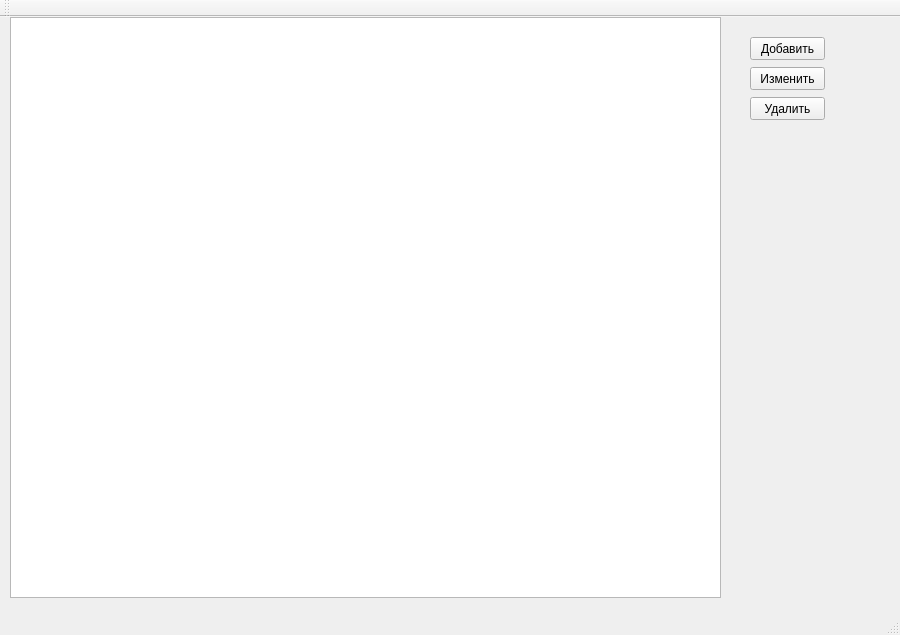
<?xml version="1.0" encoding="UTF-8"?>
<ui version="4.0">
 <class>sqllight</class>
 <widget class="QMainWindow" name="sqllight">
  <property name="geometry">
   <rect>
    <x>0</x>
    <y>0</y>
    <width>900</width>
    <height>635</height>
   </rect>
  </property>
  <property name="windowTitle">
   <string>sqllight</string>
  </property>
  <widget class="QWidget" name="centralWidget">
   <widget class="QTableView" name="tableView">
    <property name="geometry">
     <rect>
      <x>10</x>
      <y>0</y>
      <width>711</width>
      <height>581</height>
     </rect>
    </property>
   </widget>
   <widget class="QPushButton" name="pushButtonAdd">
    <property name="geometry">
     <rect>
      <x>750</x>
      <y>20</y>
      <width>75</width>
      <height>23</height>
     </rect>
    </property>
    <property name="text">
     <string>Добавить</string>
    </property>
   </widget>
   <widget class="QPushButton" name="pushButtonEdit">
    <property name="geometry">
     <rect>
      <x>750</x>
      <y>50</y>
      <width>75</width>
      <height>23</height>
     </rect>
    </property>
    <property name="text">
     <string>Изменить</string>
    </property>
   </widget>
   <widget class="QPushButton" name="pushButtonRemove">
    <property name="geometry">
     <rect>
      <x>750</x>
      <y>80</y>
      <width>75</width>
      <height>23</height>
     </rect>
    </property>
    <property name="text">
     <string>Удалить</string>
    </property>
   </widget>
  </widget>
  <widget class="QMenuBar" name="menuBar">
   <property name="geometry">
    <rect>
     <x>0</x>
     <y>0</y>
     <width>900</width>
     <height>21</height>
    </rect>
   </property>
  </widget>
  <widget class="QToolBar" name="mainToolBar">
   <attribute name="toolBarArea">
    <enum>TopToolBarArea</enum>
   </attribute>
   <attribute name="toolBarBreak">
    <bool>false</bool>
   </attribute>
  </widget>
  <widget class="QStatusBar" name="statusBar"/>
 </widget>
 <layoutdefault spacing="6" margin="11"/>
 <resources/>
 <connections/>
</ui>
